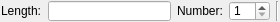
<?xml version="1.0" encoding="UTF-8"?>
<ui version="4.0" stdsetdef="1">
  <resources><include location="../../../res/extui/extui.qrc"/></resources><author></author>
  <comment></comment>
  <exportmacro></exportmacro>
  <class>QG_LineBisectorOptions</class>
  <widget class="QWidget" name="QG_LineBisectorOptions">
    <property name="geometry">
      <rect>
        <x>0</x>
        <y>0</y>
        <width>280</width>
        <height>22</height>
      </rect>
    </property>
    <property name="sizePolicy">
      <sizepolicy>
        <hsizetype>0</hsizetype>
        <vsizetype>0</vsizetype>
        <horstretch>0</horstretch>
        <verstretch>0</verstretch>
      </sizepolicy>
    </property>
    <property name="minimumSize">
      <size>
        <width>220</width>
        <height>22</height>
      </size>
    </property>
    <property name="maximumSize">
      <size>
        <width>280</width>
        <height>22</height>
      </size>
    </property>
    <property name="windowTitle">
      <string>Line Bisector Options</string>
    </property>
    <layout class="QHBoxLayout">
      <property name="margin">
        <number>1</number>
      </property>
      <item>
        <widget class="QLabel" name="lLength">
          <property name="sizePolicy">
            <sizepolicy>
              <hsizetype>1</hsizetype>
              <vsizetype>5</vsizetype>
              <horstretch>0</horstretch>
              <verstretch>0</verstretch>
            </sizepolicy>
          </property>
          <property name="text">
            <string>Length:</string>
          </property>
          <property name="wordWrap">
            <bool>false</bool>
          </property>
        </widget>
      </item>
      <item>
        <widget class="QLineEdit" name="leLength">
          <property name="toolTip" stdset="0">
            <string>Length of bisector</string>
          </property>
        </widget>
      </item>
      <item>
        <widget class="QLabel" name="lNumber">
          <property name="text">
            <string>Number:</string>
          </property>
          <property name="wordWrap">
            <bool>false</bool>
          </property>
        </widget>
      </item>
      <item>
        <widget class="QSpinBox" name="sbNumber">
          <property name="minimum">
            <number>1</number>
          </property>
          <property name="toolTip" stdset="0">
            <string>Number of bisectors to create</string>
          </property>
        </widget>
      </item>
      <item>
        <widget class="Line" name="sep1">
          <property name="sizePolicy">
            <sizepolicy>
              <hsizetype>0</hsizetype>
              <vsizetype>1</vsizetype>
              <horstretch>0</horstretch>
              <verstretch>0</verstretch>
            </sizepolicy>
          </property>
          <property name="frameShape">
            <enum>QFrame::VLine</enum>
          </property>
          <property name="frameShadow">
            <enum>QFrame::Sunken</enum>
          </property>
        </widget>
      </item>
    </layout>
  </widget>
  <layoutdefault spacing="6" margin="11"/>
  <pixmapfunction>qPixmapFromMimeSource</pixmapfunction>
  <includes>
    <include location="local">rs_line.h</include>
    <include location="local">rs_settings.h</include>
    <include location="local">rs_actiondrawlinebisector.h</include>
  </includes>
  <connections>
    <connection>
      <sender>leLength</sender>
      <signal>textChanged(QString)</signal>
      <receiver>QG_LineBisectorOptions</receiver>
      <slot>updateLength(QString)</slot>
    </connection>
    <connection>
      <sender>sbNumber</sender>
      <signal>valueChanged(int)</signal>
      <receiver>QG_LineBisectorOptions</receiver>
      <slot>updateNumber(int)</slot>
    </connection>
  </connections>
</ui>
